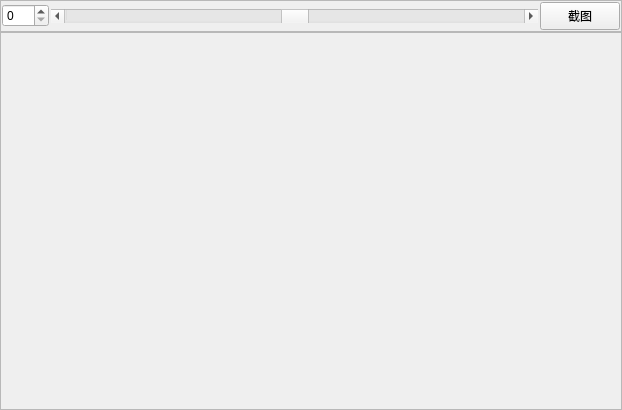
<?xml version="1.0" encoding="UTF-8"?>
<ui version="4.0">
 <class>Form</class>
 <widget class="QWidget" name="Form">
  <property name="geometry">
   <rect>
    <x>0</x>
    <y>0</y>
    <width>622</width>
    <height>410</height>
   </rect>
  </property>
  <property name="windowTitle">
   <string>Form</string>
  </property>
  <layout class="QVBoxLayout" name="verticalLayout">
   <property name="spacing">
    <number>0</number>
   </property>
   <property name="leftMargin">
    <number>0</number>
   </property>
   <property name="topMargin">
    <number>0</number>
   </property>
   <property name="rightMargin">
    <number>0</number>
   </property>
   <property name="bottomMargin">
    <number>0</number>
   </property>
   <item>
    <widget class="QFrame" name="frame">
     <property name="frameShape">
      <enum>QFrame::Shape::StyledPanel</enum>
     </property>
     <property name="frameShadow">
      <enum>QFrame::Shadow::Raised</enum>
     </property>
     <layout class="QHBoxLayout" name="horizontalLayout">
      <property name="spacing">
       <number>2</number>
      </property>
      <property name="leftMargin">
       <number>1</number>
      </property>
      <property name="topMargin">
       <number>1</number>
      </property>
      <property name="rightMargin">
       <number>1</number>
      </property>
      <property name="bottomMargin">
       <number>1</number>
      </property>
      <item>
       <widget class="QSpinBox" name="boxLayer">
        <property name="maximum">
         <number>200</number>
        </property>
       </widget>
      </item>
      <item>
       <widget class="QScrollBar" name="sldLayer">
        <property name="sizePolicy">
         <sizepolicy hsizetype="Expanding" vsizetype="Fixed">
          <horstretch>0</horstretch>
          <verstretch>0</verstretch>
         </sizepolicy>
        </property>
        <property name="maximum">
         <number>200</number>
        </property>
        <property name="value">
         <number>100</number>
        </property>
        <property name="orientation">
         <enum>Qt::Orientation::Horizontal</enum>
        </property>
       </widget>
      </item>
      <item>
       <widget class="QPushButton" name="btnCa">
        <property name="sizePolicy">
         <sizepolicy hsizetype="Fixed" vsizetype="Fixed">
          <horstretch>0</horstretch>
          <verstretch>0</verstretch>
         </sizepolicy>
        </property>
        <property name="minimumSize">
         <size>
          <width>28</width>
          <height>28</height>
         </size>
        </property>
        <property name="maximumSize">
         <size>
          <width>16777215</width>
          <height>16777215</height>
         </size>
        </property>
        <property name="layoutDirection">
         <enum>Qt::LayoutDirection::LeftToRight</enum>
        </property>
        <property name="text">
         <string>截图</string>
        </property>
        <property name="autoRepeatDelay">
         <number>300</number>
        </property>
       </widget>
      </item>
     </layout>
    </widget>
   </item>
   <item>
    <widget class="QFrame" name="image_frame">
     <property name="sizePolicy">
      <sizepolicy hsizetype="Preferred" vsizetype="Expanding">
       <horstretch>0</horstretch>
       <verstretch>0</verstretch>
      </sizepolicy>
     </property>
     <property name="frameShape">
      <enum>QFrame::Shape::StyledPanel</enum>
     </property>
     <property name="frameShadow">
      <enum>QFrame::Shadow::Raised</enum>
     </property>
    </widget>
   </item>
  </layout>
 </widget>
 <resources/>
 <connections>
  <connection>
   <sender>boxLayer</sender>
   <signal>valueChanged(int)</signal>
   <receiver>sldLayer</receiver>
   <slot>setValue(int)</slot>
   <hints>
    <hint type="sourcelabel">
     <x>48</x>
     <y>9</y>
    </hint>
    <hint type="destinationlabel">
     <x>137</x>
     <y>18</y>
    </hint>
   </hints>
  </connection>
  <connection>
   <sender>sldLayer</sender>
   <signal>valueChanged(int)</signal>
   <receiver>boxLayer</receiver>
   <slot>setValue(int)</slot>
   <hints>
    <hint type="sourcelabel">
     <x>234</x>
     <y>13</y>
    </hint>
    <hint type="destinationlabel">
     <x>71</x>
     <y>23</y>
    </hint>
   </hints>
  </connection>
 </connections>
</ui>
